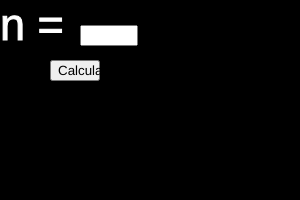
Frame 1 (no input)
Frame 60 (no input): identical to frame 1, image omitted
Frame 120 (the mouse pressed at the canvas centre since frame 60): identical to frame 1, image omitted

The p5.js sketch that drew this single still picture (run headless with seeded random() and noise() and a simulated clock; from frame 60 on, the mouse is pressed at the canvas centre):

// p5.js sketch
// ── sketch.js
let inp;
let btn;
let f;

function setup(){
  createCanvas(300,200);
  inp = createInput('');
  btn = createButton('Calcular');
  inp.position(80, 25);
  inp.size(50);
  btn.position(50, 60);
  btn.size(50);
btn.mouseClicked(calculate);
  f = '';
}

function fibonacci(n){
  if (n <= 0) return 0;
  if (n === 1) return 1;

  let prev = 0;
  let curr = 1;
  let nxt;

  for (let i = 2; i <= n; i++){
    nxt = curr + prev;
    prev = curr;
    curr = nxt;
  }
  return curr;
}

function calculate(){
  let n = parseInt(inp.value());
  f = fibonacci(n) + '';
}

function draw(){
  //noLoop();
  background(0);
  textSize(45);
  stroke(255);
  fill(255);
  text('n = ', 0, 40);
  textSize(20);
  text(f, 10, 120);

}
